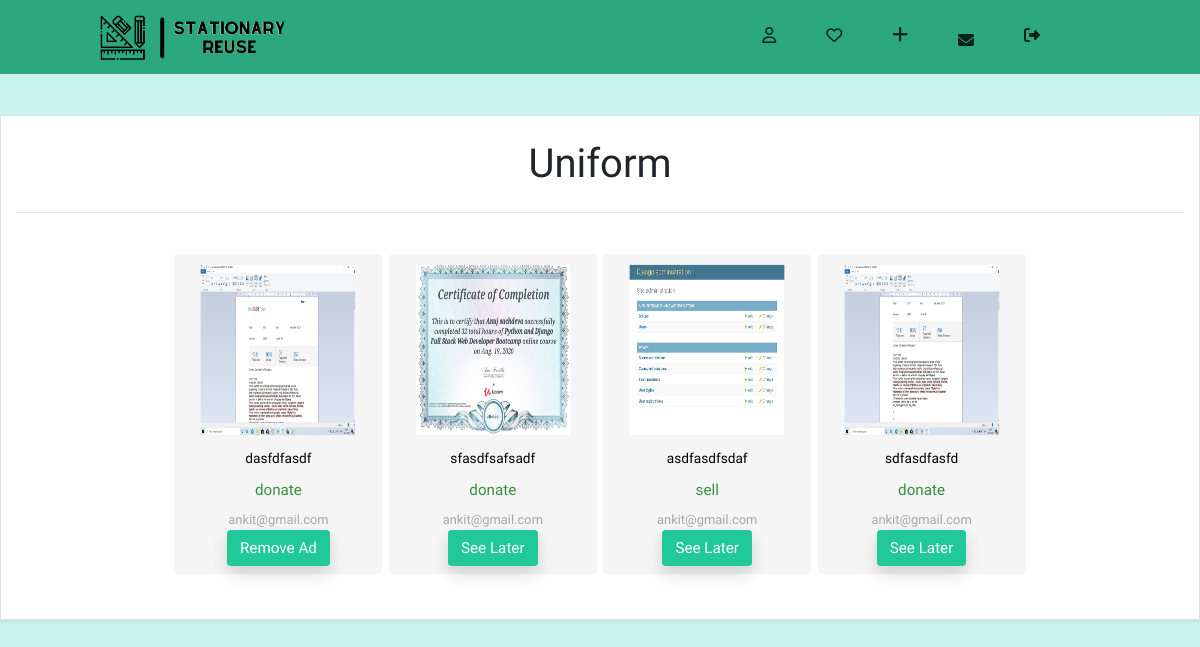
/user/parth/uniformads/ (signed in), run on an earlier commit of the app's database.
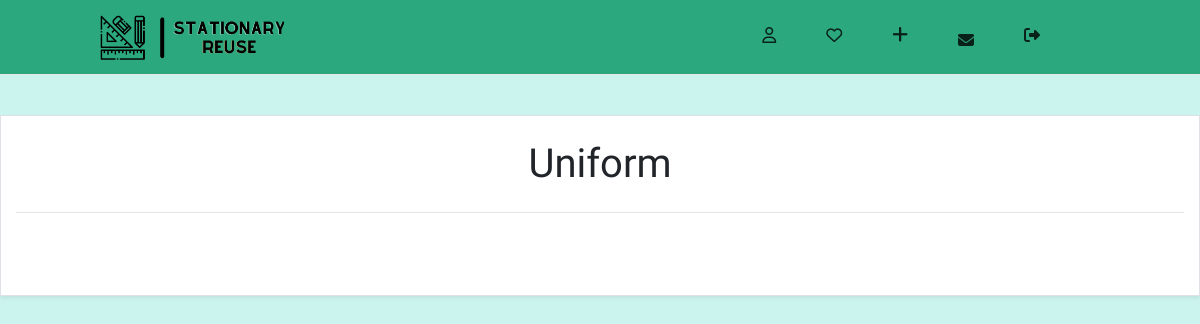
And on a later commit of the database.
### myapp/models.py (models this page shows, shortened)
class AdsPhotosModel(models.Model):
    pic_parent = models.ForeignKey(AdsInfoModel, on_delete=models.CASCADE, related_name="photos")
    photo = models.ImageField(upload_to="photos/adpics")

class AdsInfoModel(models.Model):
    user = models.ForeignKey(UserInfoModel, on_delete=models.CASCADE, related_name="posted_ads")
    purpose = models.CharField(max_length=10)
    category = models.CharField(max_length=10)
    title = models.CharField(max_length=50)
    price = models.FloatField(blank=True)
    description = models.TextField()
    posted_date = models.DateField()

class UserInfoModel(models.Model):
    user = models.OneToOneField(User, on_delete=models.CASCADE, related_name="child_user")
    profile_pic = models.ImageField(upload_to="photos/userprofilepics", blank=True)
    description = models.CharField(max_length=250, blank=True)
    phone_number = models.PositiveSmallIntegerField(null=True)
    college = models.CharField(max_length=40, blank=True)
    branch = models.CharField(max_length=40, blank=True)
    address = models.CharField(max_length=50, blank=True)
    gender = models.CharField(max_length=10, default="", blank=True, null=True)

### myapp/views.py (the view)
# urls.py: path('user/<str:username>/uniformads/', views.ViewUniformAds, name="uniformads"),
@login_required
def ViewUniformAds(request, username):
    costumes = AdsInfoModel.objects.filter(category="costume")
    cur = User.objects.get(username=username)   # Getting the user from user model
    cur_user = UserInfoModel.objects.get(user=cur)  # Getting the user from userinfomodel
    temp_favourites = FavouriteAdsModel.objects.filter(user=cur_user)
    favourites = []
    for favourite in temp_favourites:
        favourites.append(favourite.ad.pk)
    return render(request, "myapp/costumesads.html", context={"costumes": costumes, "favourites": favourites})

### templates/myapp/costumesads.html (shortened to what the changed rows need)
<!DOCTYPE html>
{% load static %}
<html lang="en">
<head>
    <link rel="stylesheet" href="https://maxcdn.bootstrapcdn.com/font-awesome/4.7.0/css/font-awesome.min.css">
    <link rel="stylesheet" href="https://cdn.jsdelivr.net/npm/bootstrap@4.5.3/dist/css/bootstrap.min.css">
    <link rel="stylesheet" href="{% static "myapp/css/navigation.css" %}">
    <link rel="stylesheet" href="{% static "myapp/css/home.css" %}">
</head>
<body>
    <div class="container-fluid bg-white my-3 py-2 border shadow-sm">
        <div class="row pt-3">
            <div class="col slider-heading">
                <h1 style="text-align: center;">Uniform</h1>
            </div>
        </div>
        <div class="row d-flex nowrap justify-content-center" style="padding-left: 5%; padding-right: 5%; padding-bottom: 3%; padding-top: 2%;">
            {% for costume in costumes %}
                <div class="card text-center sales">
                    {% for pic in costume.photos.all|slice:"0:1" %}
                        <img class="card-img-top p-2 img-fluid w-100" alt="Books" src="{{pic.photo.url}}">
                    {% endfor %}
                    <div class="card-body p-1" title="Shop Now!">
                        <a href="{% url "ad_description" pk=costume.pk %}">
                            <h6 class="card-title">{{costume.title}}</h6>
                        </a>
                        <a href="{% url "ad_description" pk=costume.pk %}" class="card-link">{{costume.purpose}}</a>
                        <a href="{% url "user:profile" username=costume.user.user.username %}">
                            {% if costume.user.user.get_full_name %}
                                <p class="card-subtitle text-muted">{{costume.user.user.get_full_name}}</p>
                            {% else %}
                                <p class="card-subtitle text-muted">{{costume.user.user.email}}</p>
                            {% endif %}
                        </a>
                        {% if user.is_authenticated and costume.user.user != user %}
                            {% if costume.pk in favourites%}
                                <a class="btn shadow" style="background-color: #20c997; color:white" href="{% url "favourites" username=user.username pk=costume.pk purpose="deleteadnew" %}" class="navigation__link">Remove Ad</a>
                            {% elif ad.user.user != user %}
                                <a href="{% url "favourites" username=user.username pk=costume.pk purpose="seelater" %}" class="btn shadow" style="background-color: #20c997; color:white">See Later</a>
                            {% endif %}
                        {% endif %}
                    </div>
                </div>
            {% endfor %}
        </div>
    </div>
</body>
</html>

What changed in the data, as far as the page shows it:
removed AdsInfoModel: title "dasfdfasdf", purpose "donate", user.user.email "ankit@gmail.com", shows "Remove Ad"
removed AdsPhotosModel: photo (picture), shown under "dasfdfasdf"
removed AdsInfoModel: title "sfasdfsafsadf", purpose "donate", user.user.email "ankit@gmail.com", shows "See Later"
removed AdsPhotosModel: photo (picture), shown under "sfasdfsafsadf"
removed AdsInfoModel: title "asdfasdfsdaf", purpose "sell", user.user.email "ankit@gmail.com", shows "See Later"
removed AdsPhotosModel: photo (picture), shown under "asdfasdfsdaf"
removed AdsInfoModel: title "sdfasdfasfd", purpose "donate", user.user.email "ankit@gmail.com", shows "See Later"
removed AdsPhotosModel: photo (picture), shown under "sdfasdfasfd"
